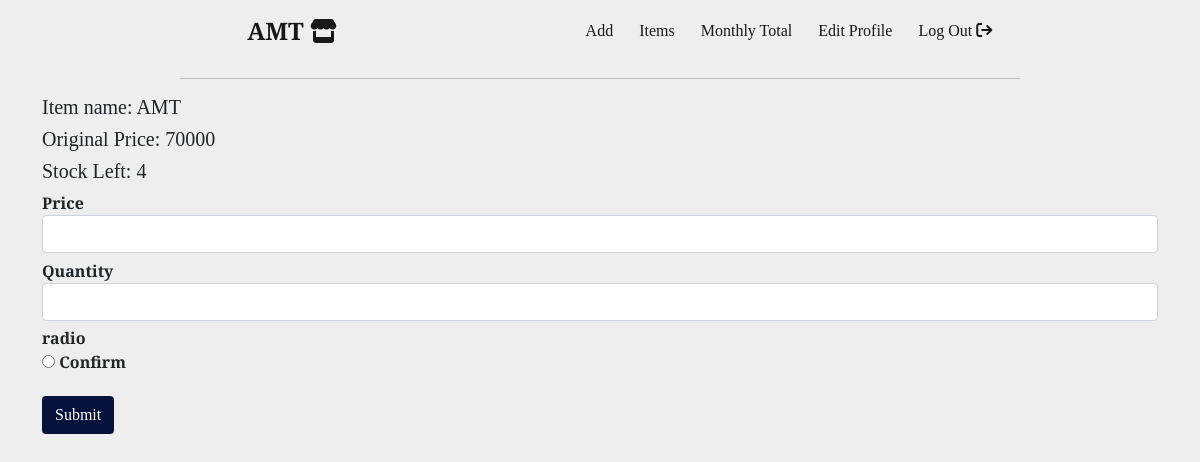
The page /sale/1 (signed in) on the database its author committed.
### main.py (models this page shows)
class Items(db.Model):
    id = db.Column(db.Integer, primary_key=True)
    name = db.Column(db.String(100), nullable=False, unique=True)
    price = db.Column(db.Float, nullable=False)
    quantity = db.Column(db.Float, nullable=False)

### main.py (the view, shortened to what this page needs)
@app.route('/sale/<int:item_id>', methods=['GET', 'POST'])
@admin_only
def sale(item_id):
    sale_form = SaleItem()
    item_to_update = Items.query.get(item_id)
    if request.method == 'GET':
        return render_template('sale.html', form=sale_form, item=item_to_update)

### forms.py
class SaleItem(FlaskForm):
    price = StringField('Price', validators=[DataRequired()])
    quantity = StringField('Quantity', validators=[DataRequired()])
    month = RadioField("radio", choices=['Confirm'], validators=[DataRequired()])
    submit = SubmitField('Submit')

### main.py (called while the page is built)
@login_manager.user_loader
def load_user(user):
    return User.query.get(int(user))

def admin_only(f):
    @wraps(f)
    def decorated_function(*args, **kwargs):
        if not current_user.is_anonymous:
            if current_user.id != 1:
                return abort(403)
            return f(*args, **kwargs)
        return abort(403)
    return decorated_function

### templates/sale.html (shortened to what this page needs)
{% include 'header.html' %}
{% import "bootstrap/wtf.html" as wtf %}
{% block content %}
<div class="container">
    <h5>Item name: {{ item.name }}</h5>
    <h5>Original Price: {{ item.price | int }}</h5>
    <h5>Stock Left: {{ item.quantity | int }}</h5>
    {{ wtf.quick_form(form)}}
</div>
{% endblock %}
{% include 'footer.html' %}

### static/css/styles.css (style rules this page uses)
body { background-color: #EEEEEE; font-family: 'Merriweather', serif; }
.form-group { margin-top: 0.5%; font-family: 'Merriweather', serif; font-weight: 900; }
#submit { margin-top: 2%; font-family: 'Merriweather', serif; background-color: #06113C; color: white; }

### rows shown on the page
Items: name "AMT", price "70000", quantity "4"
